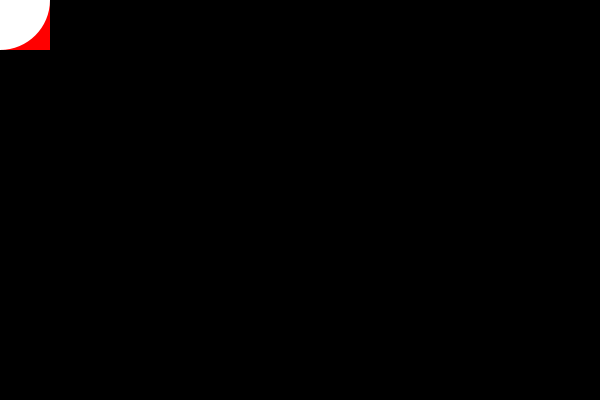
Frame 1 (no input)
Frame 60 (the mouse pressed at the canvas centre just before this capture): identical to frame 1, image omitted
Frame 120 (the mouse held since frame 60 and released just before this capture): identical to frame 1, image omitted

The Processing sketch that drew this single still picture (run headless with seeded random() and noise(); from frame 60 on, the mouse is pressed at the canvas centre):

// Processing sketch: key_events_07_move_drag
// ── key_events_07_move_drag.pde
color dragX, dragY, moveX, moveY;

void setup() {
  size(600, 400);
  rectMode(CENTER);
  background(0);
  noStroke();
}

void draw() {
  background(0);
  fill(255, 0, 0);
  rect(dragX, dragY, 100, 100);
  fill(255);
  ellipse(moveX, moveY, 100, 100);
}

void mouseMoved() { // White ellipse
  moveX = mouseX;
  moveY = mouseY;
}

void mouseDragged() { // Red rectangle
  dragX = mouseX;
  dragY = mouseY;
}
